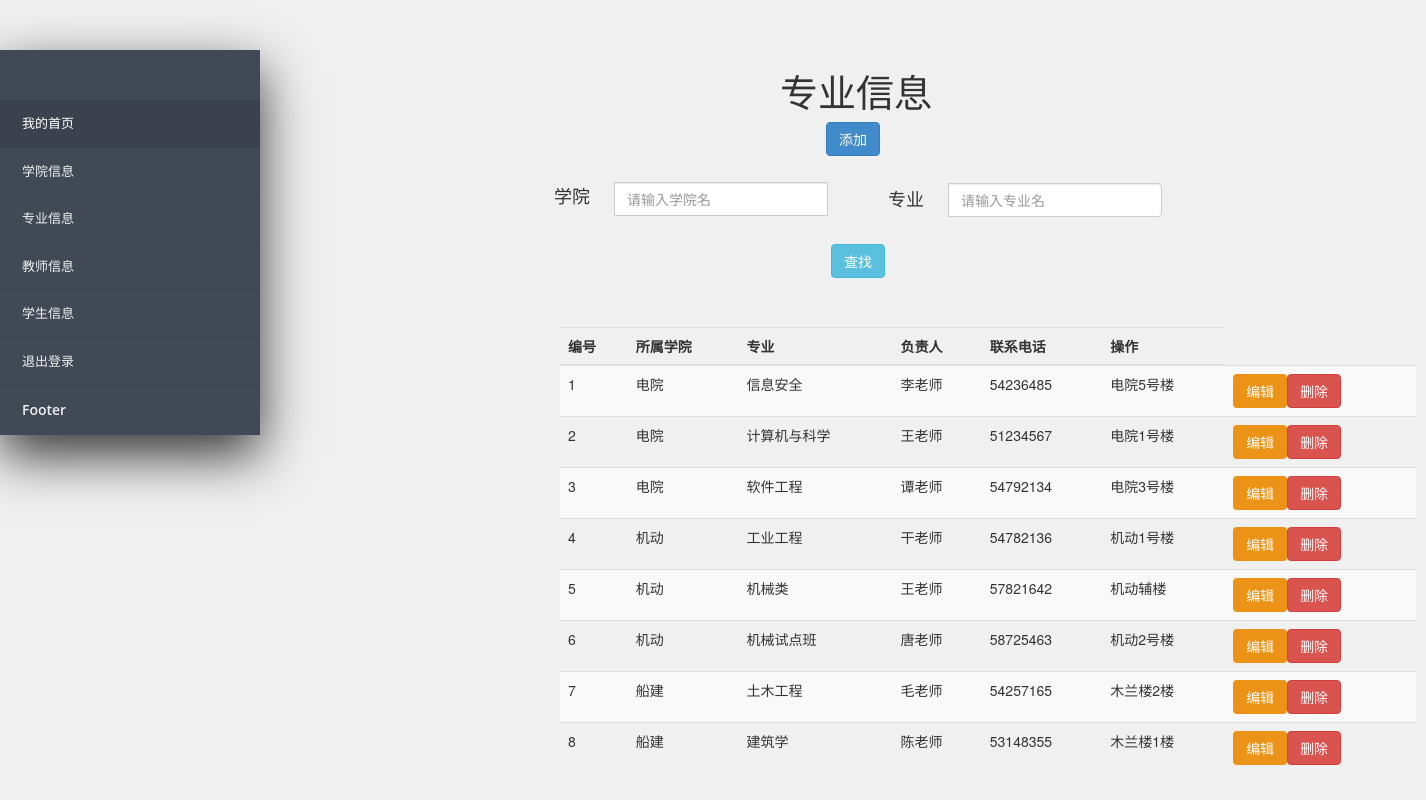
Screenshot of /pages/administer/administer_major.php with the database file from the repository.
### tables this page shows
CREATE TABLE `major` (
  `id` int(100) NOT NULL AUTO_INCREMENT,
  `academyName` varchar(45) NOT NULL,
  `majorName` varchar(45) NOT NULL,
  `principal` varchar(45) NOT NULL,
  `contact` varchar(45) NOT NULL,
  `address` varchar(45) NOT NULL,
  PRIMARY KEY (`id`)
);

### pages/administer/administer_major.php (the view, shortened to what this page needs)
<!DOCTYPE html>
<html>
<head>
	<link href="../../library/jquery-accordion-menu.css" rel="stylesheet" type="text/css" />
 <link rel="stylesheet" type="text/css" href="../../library/bootstrap.min.css">
<link rel="stylesheet" type="text/css" href="../../dist/css/nav.css">
 <link rel="stylesheet" type="text/css" href="../../dist/css/student.css">
</head>
<body>
<?php
require_once("../common/administer_nav.php");
?>
<div class="info">
<table class="table table-striped" style="margin-left: 300px;">
  <h2>专业信息</h2>
  <a class="btn btn-primary add " style="margin-left: 566px;">添加</a>
<form action="<?php  echo $_SERVER['PHP_SELF'];  ?>" method="post">
 <span class="input-group col-md-3"  style="left: 294px;top: 20px;">
       <h4>学院</h4>
       <input type="text" class="form-control" placeholder="请输入学院名" name="acadmy" value="<?php echo $course  ?>" style="left: 60px;top: -34px;">
       <h4 style="position: relative;top: -61px;left: 334px;">专业</h4>
       <input type="text" class="form-control" placeholder="请输入专业名" name="maj" value="<?php echo $course  ?>" style="left: 394px;top: -96px;">
 </span>
  <button class="btn btn-info btn-search" name="submit" style="position: relative;left: 571px;top: -49px;">查找</button>
  </form>
  <thead>
    <tr>
      <th>编号</th>
      <th>所属学院</th>
      <th>专业</th>
      <th>负责人</th>
      <th>联系电话</th>
      <th>操作</th>
    </tr>
  </thead>
  <tbody>
  <?php
   $dbc=mysqli_connect('localhost','root','57317019','db_bighw')
  or die("Error connecting to MySQL server");
  $acadmy=$_POST['acadmy'];
  $major=$_POST['maj'];
  if(empty($acadmy) and empty($major) )
      $query="SELECT * FROM major";
  $data=mysqli_query($dbc,$query)
  or die("Error ");
  while($row=mysqli_fetch_array($data)){
    echo  '<tr>
    <td>'.$row['id'].'</td>'.
    '<td>'.$row['academyName'].'</td>'.
    '<td>'.$row['majorName'].'</td>'.
    '<td>'.$row['principal'].'</td>'.
    '<td>'.$row['contact'].'</td>'.
    '<td>'.$row['address'].'</td>'.
    '<td>'.'<a class="btn edit " style="background-color:#eb9316;color:white">编辑</a>'.'<a class="btn btn-danger del">删除</a>'.'</td>';
  }
  ?>
 </tbody>
</table>
</body>
</html>

### rows the page displays
major: id "1", academyName "电院", majorName "信息安全", principal "李老师", contact "54236485", address "电院5号楼"
major: id "2", academyName "电院", majorName "计算机与科学", principal "王老师", contact "51234567", address "电院1号楼"
major: id "3", academyName "电院", majorName "软件工程", principal "谭老师", contact "54792134", address "电院3号楼"
major: id "4", academyName "机动", majorName "工业工程", principal "干老师", contact "54782136", address "机动1号楼"
major: id "5", academyName "机动", majorName "机械类", principal "王老师", contact "57821642", address "机动辅楼"
major: id "6", academyName "机动", majorName "机械试点班", principal "唐老师", contact "58725463", address "机动2号楼"
major: id "7", academyName "船建", majorName "土木工程", principal "毛老师", contact "54257165", address "木兰楼2楼"
major: id "8", academyName "船建", majorName "建筑学", principal "陈老师", contact "53148355", address "木兰楼1楼"
